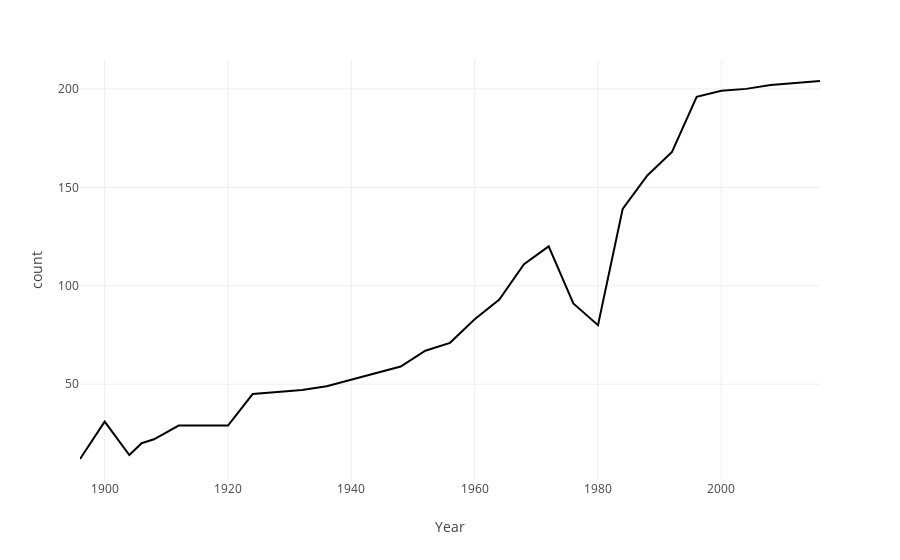

The cell this chart's notebook holds for it:
### Code cell
import plotly.express as px
fig = px.line(nations_over_time, x='Year', y='count')
fig.show()

### Figure 1 — Plotly figure (JSON) as saved in the notebook; plotly's stock layout.template omitted (floating-point values rounded to 4 significant figures)
{"data": [{"hovertemplate": "Year=%{x}<br>count=%{y}<extra></extra>", "legendgroup": "", "line": {"color": "#000001", "dash": "solid"}, "marker": {"symbol": "circle"}, "mode": "lines", "name": "", "orientation": "v", "showlegend": false, "type": "scatter", "x": [1896, 1900, 1904, 1906, 1908, 1912, 1920, 1924, 1928, 1932, 1936, 1948, 1952, 1956, 1960, 1964, 1968, 1972, 1976, 1980, 1984, 1988, 1992, 1996, 2000, 2004, 2008, 2012, 2016], "xaxis": "x", "y": [12, 31, 14, 20, 22, 29, 29, 45, 46, 47, 49, 59, 67, 71, 83, 93, 111, 120, 91, 80, 139, 156, 168, 196, 199, 200, 202, 203, 204], "yaxis": "y"}], "layout": {"autosize": true, "legend": {"tracegroupgap": 0}, "margin": {"t": 60}, "xaxis": {"anchor": "y", "autorange": true, "domain": [0, 1], "range": [1896, 2016], "title": {"text": "Year"}, "type": "linear"}, "yaxis": {"anchor": "x", "autorange": true, "domain": [0, 1], "range": [1.333, 214.7], "title": {"text": "count"}, "type": "linear"}}}
